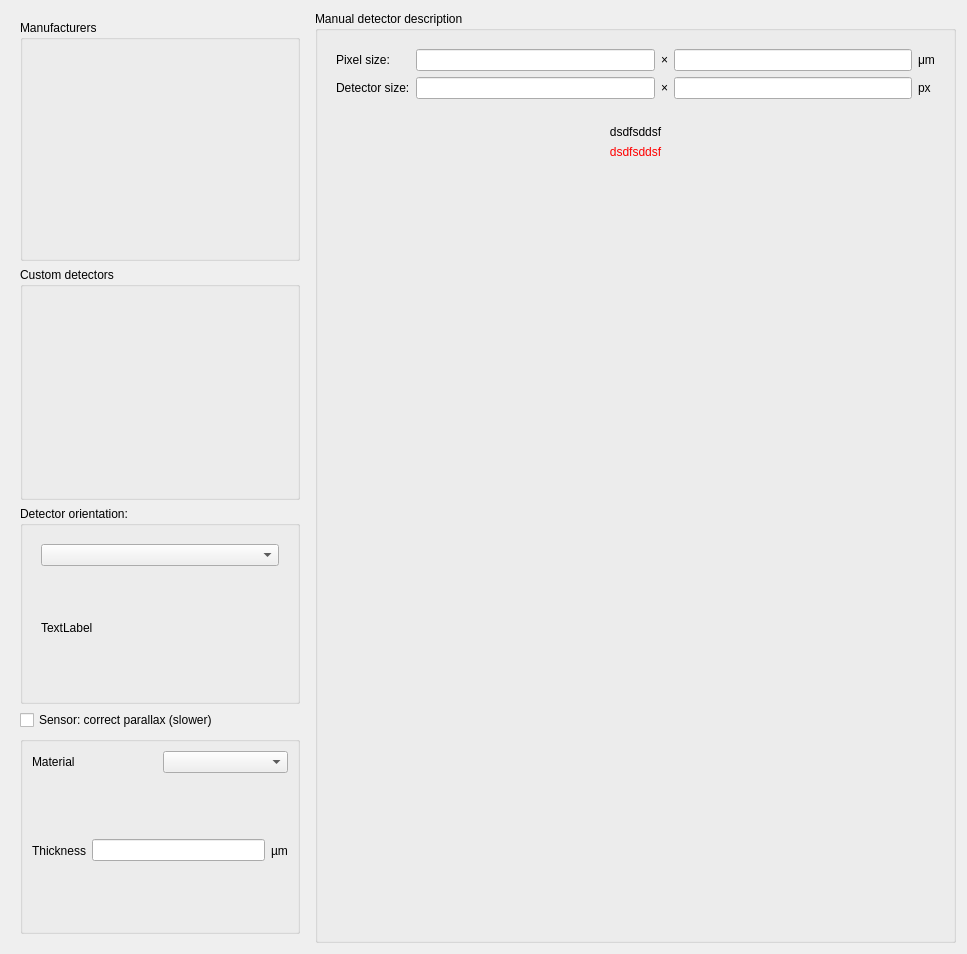
<?xml version="1.0" encoding="UTF-8"?>
<ui version="4.0">
 <class>Form</class>
 <widget class="QWidget" name="Form">
  <property name="geometry">
   <rect>
    <x>0</x>
    <y>0</y>
    <width>967</width>
    <height>954</height>
   </rect>
  </property>
  <property name="sizePolicy">
   <sizepolicy hsizetype="MinimumExpanding" vsizetype="Preferred">
    <horstretch>0</horstretch>
    <verstretch>0</verstretch>
   </sizepolicy>
  </property>
  <property name="windowTitle">
   <string>Form</string>
  </property>
  <layout class="QHBoxLayout" name="horizontalLayout_3">
   <item>
    <widget class="QWidget" name="widget" native="true">
     <property name="sizePolicy">
      <sizepolicy hsizetype="Maximum" vsizetype="Preferred">
       <horstretch>0</horstretch>
       <verstretch>0</verstretch>
      </sizepolicy>
     </property>
     <layout class="QVBoxLayout" name="verticalLayout_12">
      <item>
       <widget class="QGroupBox" name="groupBox">
        <property name="title">
         <string>Manufacturers</string>
        </property>
        <layout class="QVBoxLayout" name="verticalLayout_4">
         <item>
          <widget class="QListView" name="_manufacturerList">
           <property name="sizePolicy">
            <sizepolicy hsizetype="Maximum" vsizetype="Maximum">
             <horstretch>0</horstretch>
             <verstretch>0</verstretch>
            </sizepolicy>
           </property>
           <property name="minimumSize">
            <size>
             <width>0</width>
             <height>200</height>
            </size>
           </property>
           <property name="baseSize">
            <size>
             <width>0</width>
             <height>200</height>
            </size>
           </property>
           <property name="styleSheet">
            <string notr="true">QListView {
background-color: transparent;
}</string>
           </property>
           <property name="frameShape">
            <enum>QFrame::NoFrame</enum>
           </property>
           <property name="editTriggers">
            <set>QAbstractItemView::NoEditTriggers</set>
           </property>
           <property name="uniformItemSizes">
            <bool>true</bool>
           </property>
          </widget>
         </item>
        </layout>
       </widget>
      </item>
      <item>
       <widget class="QGroupBox" name="groupBox_2">
        <property name="title">
         <string>Custom detectors</string>
        </property>
        <layout class="QVBoxLayout" name="verticalLayout_5">
         <item>
          <widget class="QListView" name="_customList">
           <property name="sizePolicy">
            <sizepolicy hsizetype="Maximum" vsizetype="Minimum">
             <horstretch>0</horstretch>
             <verstretch>0</verstretch>
            </sizepolicy>
           </property>
           <property name="styleSheet">
            <string notr="true">QListView {
background-color: transparent;
}</string>
           </property>
           <property name="frameShape">
            <enum>QFrame::NoFrame</enum>
           </property>
           <property name="editTriggers">
            <set>QAbstractItemView::NoEditTriggers</set>
           </property>
           <property name="uniformItemSizes">
            <bool>true</bool>
           </property>
          </widget>
         </item>
        </layout>
       </widget>
      </item>
      <item>
       <widget class="QGroupBox" name="groupBox_6">
        <property name="title">
         <string>Detector orientation: </string>
        </property>
        <layout class="QVBoxLayout" name="verticalLayout_10">
         <item>
          <widget class="QWidget" name="widget_3" native="true">
           <layout class="QVBoxLayout" name="verticalLayout">
            <item>
             <widget class="QComboBox" name="_detectorOrientation"/>
            </item>
            <item>
             <widget class="QLabel" name="_detectorOrientationLabel">
              <property name="sizePolicy">
               <sizepolicy hsizetype="Preferred" vsizetype="Minimum">
                <horstretch>0</horstretch>
                <verstretch>0</verstretch>
               </sizepolicy>
              </property>
              <property name="text">
               <string>TextLabel</string>
              </property>
              <property name="wordWrap">
               <bool>true</bool>
              </property>
             </widget>
            </item>
           </layout>
          </widget>
         </item>
        </layout>
       </widget>
      </item>
      <item>
       <widget class="QCheckBox" name="_detectorSensorParallax">
        <property name="text">
         <string>Sensor: correct parallax (slower)</string>
        </property>
       </widget>
      </item>
      <item>
       <widget class="QGroupBox" name="_sensorGroup">
        <property name="sizePolicy">
         <sizepolicy hsizetype="Preferred" vsizetype="Minimum">
          <horstretch>0</horstretch>
          <verstretch>0</verstretch>
         </sizepolicy>
        </property>
        <property name="title">
         <string/>
        </property>
        <layout class="QVBoxLayout" name="verticalLayout_13">
         <item>
          <layout class="QHBoxLayout" name="horizontalLayout_2">
           <item>
            <widget class="QLabel" name="label">
             <property name="sizePolicy">
              <sizepolicy hsizetype="Preferred" vsizetype="Minimum">
               <horstretch>0</horstretch>
               <verstretch>0</verstretch>
              </sizepolicy>
             </property>
             <property name="text">
              <string>Material</string>
             </property>
            </widget>
           </item>
           <item>
            <widget class="QComboBox" name="_detectorSensorMaterials"/>
           </item>
          </layout>
         </item>
         <item>
          <layout class="QHBoxLayout" name="horizontalLayout">
           <item>
            <widget class="QLabel" name="label_2">
             <property name="sizePolicy">
              <sizepolicy hsizetype="Preferred" vsizetype="Minimum">
               <horstretch>0</horstretch>
               <verstretch>0</verstretch>
              </sizepolicy>
             </property>
             <property name="text">
              <string>Thickness</string>
             </property>
            </widget>
           </item>
           <item>
            <widget class="QLineEdit" name="_detectorSensorThickness">
             <property name="alignment">
              <set>Qt::AlignRight|Qt::AlignTrailing|Qt::AlignVCenter</set>
             </property>
            </widget>
           </item>
           <item>
            <widget class="QLabel" name="label_3">
             <property name="sizePolicy">
              <sizepolicy hsizetype="Preferred" vsizetype="Minimum">
               <horstretch>0</horstretch>
               <verstretch>0</verstretch>
              </sizepolicy>
             </property>
             <property name="text">
              <string>µm</string>
             </property>
            </widget>
           </item>
          </layout>
         </item>
        </layout>
       </widget>
      </item>
     </layout>
    </widget>
   </item>
   <item>
    <widget class="QStackedWidget" name="_stacked">
     <property name="currentIndex">
      <number>2</number>
     </property>
     <widget class="QWidget" name="_modelPanel">
      <layout class="QVBoxLayout" name="verticalLayout_3">
       <property name="leftMargin">
        <number>0</number>
       </property>
       <property name="topMargin">
        <number>0</number>
       </property>
       <property name="rightMargin">
        <number>0</number>
       </property>
       <property name="bottomMargin">
        <number>0</number>
       </property>
       <item>
        <widget class="QGroupBox" name="groupBox_3">
         <property name="title">
          <string>Models</string>
         </property>
         <layout class="QVBoxLayout" name="verticalLayout_6">
          <item>
           <widget class="QTableView" name="_detectorView">
            <property name="styleSheet">
             <string notr="true">QTableView {
background-color: transparent;
}</string>
            </property>
            <property name="frameShape">
             <enum>QFrame::NoFrame</enum>
            </property>
            <property name="editTriggers">
             <set>QAbstractItemView::NoEditTriggers</set>
            </property>
            <property name="showGrid">
             <bool>false</bool>
            </property>
            <property name="cornerButtonEnabled">
             <bool>false</bool>
            </property>
            <attribute name="horizontalHeaderVisible">
             <bool>false</bool>
            </attribute>
            <attribute name="verticalHeaderVisible">
             <bool>false</bool>
            </attribute>
           </widget>
          </item>
         </layout>
        </widget>
       </item>
       <item>
        <widget class="QGroupBox" name="_splinePanel">
         <property name="title">
          <string>Spline file</string>
         </property>
         <layout class="QVBoxLayout" name="verticalLayout_7">
          <item>
           <widget class="QWidget" name="_splinePanel_" native="true">
            <layout class="QGridLayout" name="gridLayout_4">
             <property name="leftMargin">
              <number>0</number>
             </property>
             <property name="topMargin">
              <number>0</number>
             </property>
             <property name="rightMargin">
              <number>0</number>
             </property>
             <property name="bottomMargin">
              <number>0</number>
             </property>
             <item row="2" column="0">
              <widget class="QLabel" name="_splineError">
               <property name="styleSheet">
                <string notr="true">QLabel {color:red}</string>
               </property>
               <property name="text">
                <string>dsdfsddsf</string>
               </property>
               <property name="alignment">
                <set>Qt::AlignCenter</set>
               </property>
               <property name="wordWrap">
                <bool>true</bool>
               </property>
              </widget>
             </item>
             <item row="1" column="0">
              <widget class="FileEdit" name="_splineFile">
               <property name="text">
                <string/>
               </property>
              </widget>
             </item>
             <item row="1" column="1">
              <widget class="QToolButton" name="_splineLoader">
               <property name="text">
                <string>...</string>
               </property>
              </widget>
             </item>
            </layout>
           </widget>
          </item>
         </layout>
        </widget>
       </item>
      </layout>
     </widget>
     <widget class="QWidget" name="_filePanel">
      <layout class="QGridLayout" name="gridLayout">
       <property name="leftMargin">
        <number>0</number>
       </property>
       <property name="topMargin">
        <number>0</number>
       </property>
       <property name="rightMargin">
        <number>0</number>
       </property>
       <property name="bottomMargin">
        <number>0</number>
       </property>
       <item row="1" column="0">
        <widget class="QGroupBox" name="groupBox_4">
         <property name="title">
          <string>HDF5 or spline file description </string>
         </property>
         <layout class="QGridLayout" name="gridLayout_3">
          <item row="0" column="0">
           <widget class="FileEdit" name="_fileSelection">
            <property name="text">
             <string/>
            </property>
           </widget>
          </item>
          <item row="1" column="0">
           <widget class="QLabel" name="_fileError">
            <property name="styleSheet">
             <string notr="true">QLabel {color:red}</string>
            </property>
            <property name="text">
             <string>dsdfsddsf</string>
            </property>
            <property name="alignment">
             <set>Qt::AlignCenter</set>
            </property>
            <property name="wordWrap">
             <bool>true</bool>
            </property>
           </widget>
          </item>
          <item row="0" column="1">
           <widget class="QToolButton" name="_fileLoader">
            <property name="text">
             <string>...</string>
            </property>
           </widget>
          </item>
          <item row="2" column="0">
           <widget class="QLabel" name="_fileResult">
            <property name="styleSheet">
             <string notr="true"/>
            </property>
            <property name="text">
             <string>dsdfsddsf</string>
            </property>
            <property name="alignment">
             <set>Qt::AlignCenter</set>
            </property>
            <property name="wordWrap">
             <bool>true</bool>
            </property>
           </widget>
          </item>
          <item row="3" column="0">
           <spacer name="verticalSpacer_3">
            <property name="orientation">
             <enum>Qt::Vertical</enum>
            </property>
            <property name="sizeHint" stdset="0">
             <size>
              <width>20</width>
              <height>40</height>
             </size>
            </property>
           </spacer>
          </item>
         </layout>
        </widget>
       </item>
      </layout>
     </widget>
     <widget class="QWidget" name="_manualPanel">
      <layout class="QVBoxLayout" name="verticalLayout_2">
       <property name="leftMargin">
        <number>0</number>
       </property>
       <property name="topMargin">
        <number>0</number>
       </property>
       <property name="rightMargin">
        <number>0</number>
       </property>
       <property name="bottomMargin">
        <number>0</number>
       </property>
       <item>
        <widget class="QGroupBox" name="groupBox_5">
         <property name="title">
          <string>Manual detector description </string>
         </property>
         <layout class="QVBoxLayout" name="verticalLayout_8" stretch="0">
          <item>
           <widget class="QWidget" name="widget_2" native="true">
            <property name="sizePolicy">
             <sizepolicy hsizetype="Preferred" vsizetype="Expanding">
              <horstretch>0</horstretch>
              <verstretch>0</verstretch>
             </sizepolicy>
            </property>
            <layout class="QVBoxLayout" name="verticalLayout_9">
             <item>
              <layout class="QGridLayout" name="gridLayout_2">
               <item row="1" column="0">
                <widget class="QLabel" name="_energyUnit_5">
                 <property name="sizePolicy">
                  <sizepolicy hsizetype="Fixed" vsizetype="Preferred">
                   <horstretch>0</horstretch>
                   <verstretch>0</verstretch>
                  </sizepolicy>
                 </property>
                 <property name="text">
                  <string>Detector size:</string>
                 </property>
                </widget>
               </item>
               <item row="0" column="2">
                <widget class="QLabel" name="_energyUnit_3">
                 <property name="sizePolicy">
                  <sizepolicy hsizetype="Fixed" vsizetype="Preferred">
                   <horstretch>0</horstretch>
                   <verstretch>0</verstretch>
                  </sizepolicy>
                 </property>
                 <property name="text">
                  <string>×</string>
                 </property>
                </widget>
               </item>
               <item row="1" column="2">
                <widget class="QLabel" name="_energyUnit_7">
                 <property name="sizePolicy">
                  <sizepolicy hsizetype="Fixed" vsizetype="Preferred">
                   <horstretch>0</horstretch>
                   <verstretch>0</verstretch>
                  </sizepolicy>
                 </property>
                 <property name="text">
                  <string>×</string>
                 </property>
                </widget>
               </item>
               <item row="0" column="3">
                <widget class="QuantityEdit" name="_pixelHeight">
                 <property name="text">
                  <string/>
                 </property>
                 <property name="alignment">
                  <set>Qt::AlignRight|Qt::AlignTrailing|Qt::AlignVCenter</set>
                 </property>
                </widget>
               </item>
               <item row="0" column="4">
                <widget class="QLabel" name="_energyUnit">
                 <property name="sizePolicy">
                  <sizepolicy hsizetype="Fixed" vsizetype="Preferred">
                   <horstretch>0</horstretch>
                   <verstretch>0</verstretch>
                  </sizepolicy>
                 </property>
                 <property name="text">
                  <string>μm</string>
                 </property>
                </widget>
               </item>
               <item row="0" column="0">
                <widget class="QLabel" name="_energyUnit_2">
                 <property name="sizePolicy">
                  <sizepolicy hsizetype="Fixed" vsizetype="Preferred">
                   <horstretch>0</horstretch>
                   <verstretch>0</verstretch>
                  </sizepolicy>
                 </property>
                 <property name="text">
                  <string>Pixel size:</string>
                 </property>
                </widget>
               </item>
               <item row="1" column="1">
                <widget class="QuantityEdit" name="_detectorWidth">
                 <property name="text">
                  <string/>
                 </property>
                 <property name="alignment">
                  <set>Qt::AlignRight|Qt::AlignTrailing|Qt::AlignVCenter</set>
                 </property>
                </widget>
               </item>
               <item row="0" column="1">
                <widget class="QuantityEdit" name="_pixelWidth">
                 <property name="text">
                  <string/>
                 </property>
                 <property name="alignment">
                  <set>Qt::AlignRight|Qt::AlignTrailing|Qt::AlignVCenter</set>
                 </property>
                </widget>
               </item>
               <item row="1" column="3">
                <widget class="QuantityEdit" name="_detectorHeight">
                 <property name="text">
                  <string/>
                 </property>
                 <property name="alignment">
                  <set>Qt::AlignRight|Qt::AlignTrailing|Qt::AlignVCenter</set>
                 </property>
                </widget>
               </item>
               <item row="1" column="4">
                <widget class="QLabel" name="_energyUnit_8">
                 <property name="sizePolicy">
                  <sizepolicy hsizetype="Fixed" vsizetype="Preferred">
                   <horstretch>0</horstretch>
                   <verstretch>0</verstretch>
                  </sizepolicy>
                 </property>
                 <property name="text">
                  <string>px</string>
                 </property>
                </widget>
               </item>
              </layout>
             </item>
             <item>
              <widget class="QLabel" name="_orientationLabel">
               <property name="sizePolicy">
                <sizepolicy hsizetype="Fixed" vsizetype="Preferred">
                 <horstretch>0</horstretch>
                 <verstretch>0</verstretch>
                </sizepolicy>
               </property>
               <property name="text">
                <string/>
               </property>
              </widget>
             </item>
             <item>
              <widget class="QLabel" name="_customResult">
               <property name="styleSheet">
                <string notr="true"/>
               </property>
               <property name="text">
                <string>dsdfsddsf</string>
               </property>
               <property name="alignment">
                <set>Qt::AlignCenter</set>
               </property>
               <property name="wordWrap">
                <bool>true</bool>
               </property>
              </widget>
             </item>
             <item>
              <widget class="QLabel" name="_customError">
               <property name="styleSheet">
                <string notr="true">QLabel {color:red}</string>
               </property>
               <property name="text">
                <string>dsdfsddsf</string>
               </property>
               <property name="alignment">
                <set>Qt::AlignCenter</set>
               </property>
               <property name="wordWrap">
                <bool>true</bool>
               </property>
              </widget>
             </item>
             <item>
              <spacer name="verticalSpacer">
               <property name="orientation">
                <enum>Qt::Vertical</enum>
               </property>
               <property name="sizeHint" stdset="0">
                <size>
                 <width>17</width>
                 <height>119</height>
                </size>
               </property>
              </spacer>
             </item>
            </layout>
           </widget>
          </item>
         </layout>
        </widget>
       </item>
      </layout>
     </widget>
    </widget>
   </item>
  </layout>
 </widget>
 <customwidgets>
  <customwidget>
   <class>QuantityEdit</class>
   <extends>QLineEdit</extends>
   <header>pyFAI.gui.widgets.QuantityEdit</header>
  </customwidget>
  <customwidget>
   <class>FileEdit</class>
   <extends>QLineEdit</extends>
   <header>pyFAI.gui.widgets.FileEdit</header>
  </customwidget>
 </customwidgets>
 <tabstops>
  <tabstop>_manufacturerList</tabstop>
  <tabstop>_customList</tabstop>
  <tabstop>_detectorOrientation</tabstop>
  <tabstop>_detectorSensorParallax</tabstop>
  <tabstop>_detectorSensorMaterials</tabstop>
  <tabstop>_detectorSensorThickness</tabstop>
  <tabstop>_detectorView</tabstop>
  <tabstop>_splineFile</tabstop>
  <tabstop>_splineLoader</tabstop>
  <tabstop>_fileSelection</tabstop>
  <tabstop>_fileLoader</tabstop>
  <tabstop>_pixelWidth</tabstop>
  <tabstop>_pixelHeight</tabstop>
  <tabstop>_detectorWidth</tabstop>
  <tabstop>_detectorHeight</tabstop>
 </tabstops>
 <resources/>
 <connections/>
</ui>
